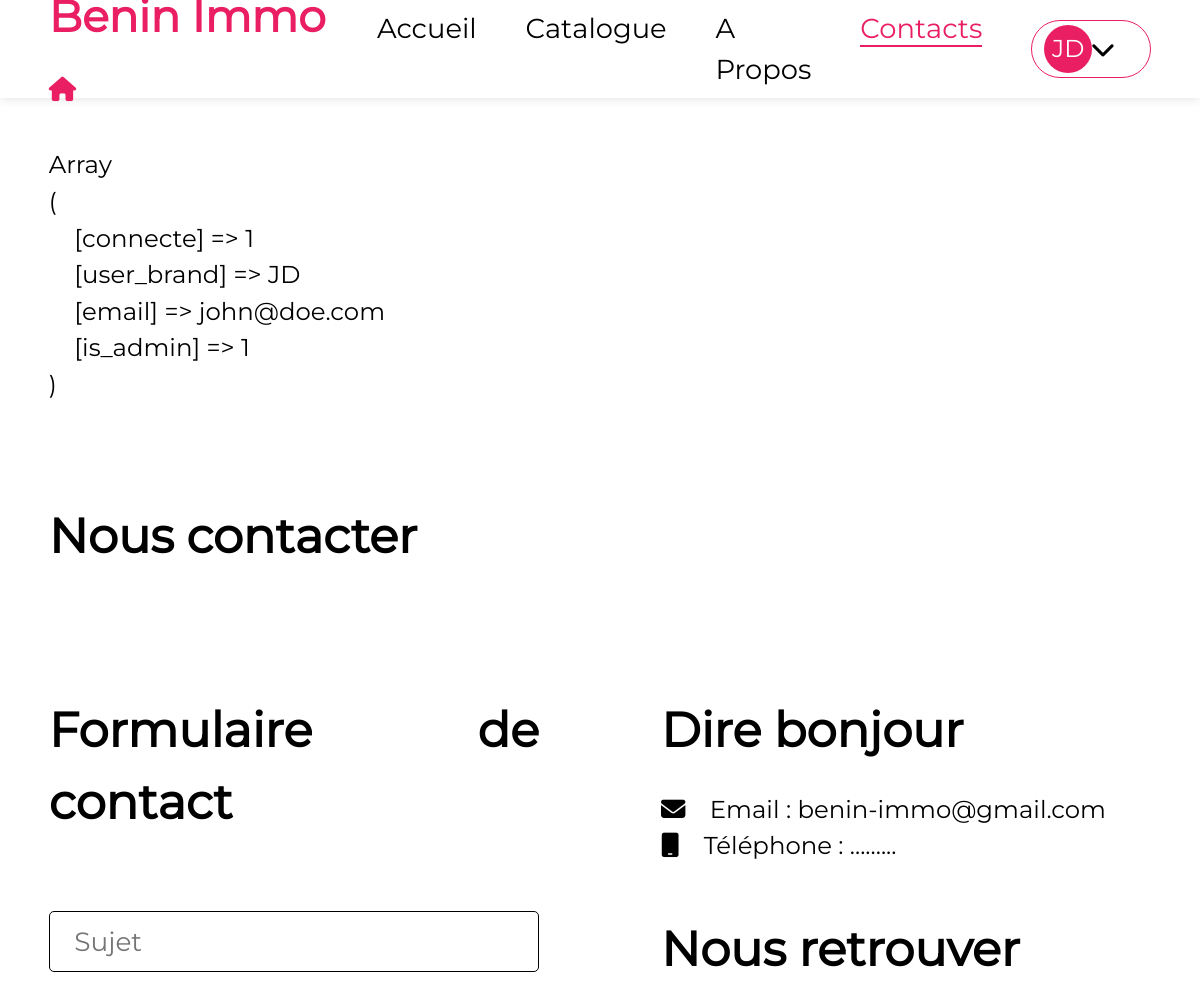
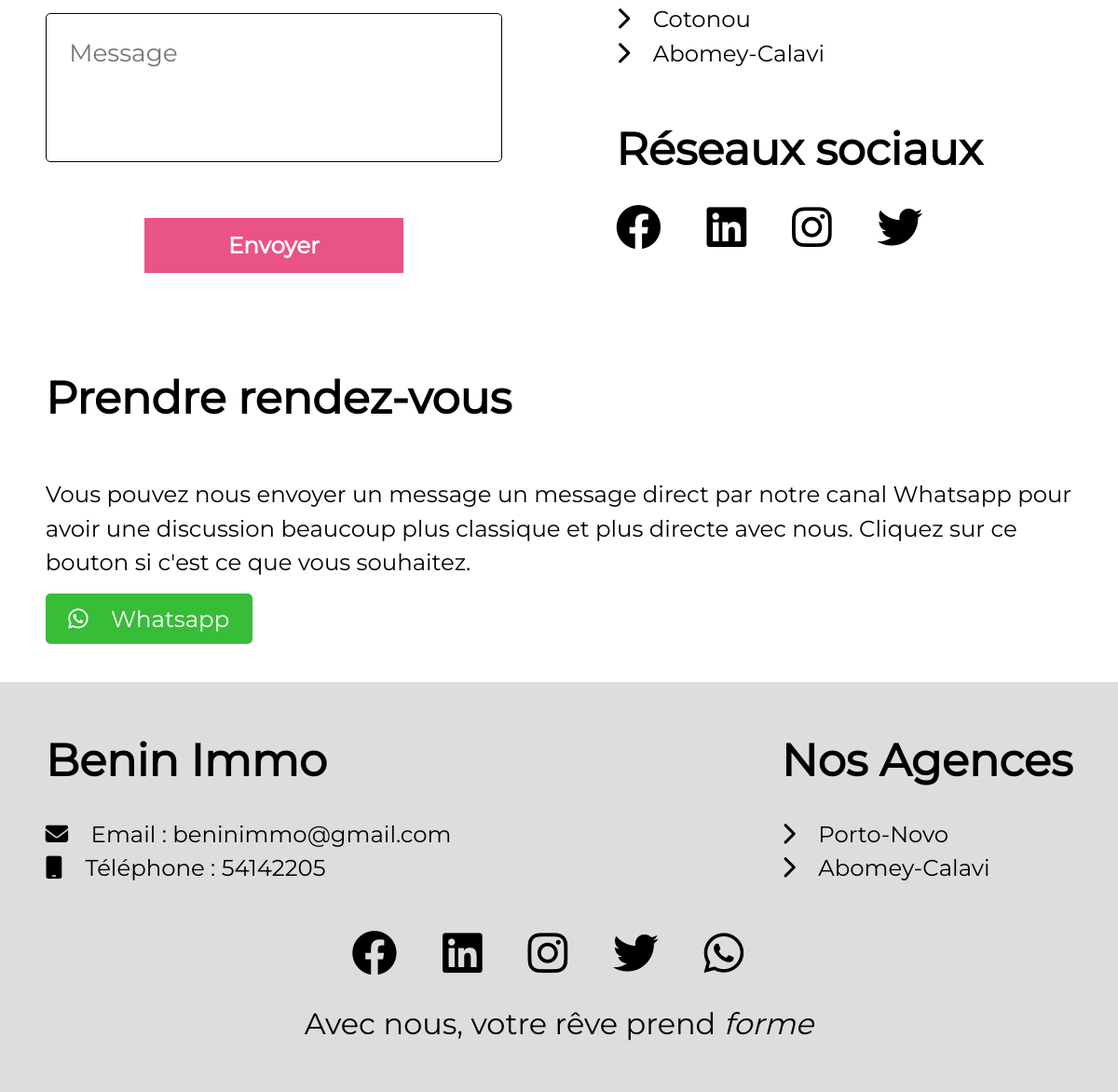
The app's page /contact.php (signed in) with its own data (2 pictures, top to bottom).
### tables this page shows
CREATE TABLE `agency_infos` (
  `a_name` varchar(30) NOT NULL,
  `a_email` varchar(80) NOT NULL,
  `a_telephoneNumber` int(11) NOT NULL,
  `a_location` varchar(20) NOT NULL,
  `a_openingTime` int(11) NOT NULL,
  `a_closureHour` int(11) NOT NULL,
  `a_facebook` varchar(80) NOT NULL,
  `a_instagram` varchar(80) NOT NULL,
  `a_linkedin` varchar(80) NOT NULL,
  `a_twitter` varchar(80) NOT NULL
);

### contact.php (the view, shortened to what this page needs)
<?php
require 'elements/header.php';
echo "<pre>";
print_r($_SESSION);
echo "</pre>";
?>
<h2>Nous contacter</h2>
<main class="flex g-5 contacts">
    <div class="w-50">
        <div class="form-contact">
            <form action="" method="post" class="flex flex-column g-2">
                <h2>Formulaire de contact</h2>
                <div>
                    <input type="text" name="subject" placeholder="Sujet" class="form-control" required>
                </div>
                <div>
                    <textarea name="message" placeholder="Message" class="form-control" required></textarea>
                </div>
                <button type="submit">Envoyer</button>
            </form>
        </div>
    </div>
    <div class="w-50 flex flex-column g-2">
        <div class="flex flex-column">
            <h2>Dire bonjour</h2>
            <span> <i class="fa-solid fa-envelope"></i>Email : benin-immo@gmail.com</span>
            <span> <i class="fa-solid fa-mobile"></i>Téléphone : .........</span>
        </div>
        <div>
            <h2>Nous retrouver</h2>
            <ul>
                <li><i class="fa-solid fa-chevron-right"></i>Cotonou</li>
                <li><i class="fa-solid fa-chevron-right"></i>Abomey-Calavi</li>
            </ul>
        </div>
        <div>
            <h2>Réseaux sociaux</h2>
            <ul class="flex align-center g-1">
                <li><a href="<?= $infos['a_facebook'] ?>" target="_blank"><i class="fa-brands fa-facebook"></i></a></li>
                <li><a href="<?= $infos['a_linkedin'] ?>" target="_blank"><i class="fa-brands fa-linkedin"></i></a></li>
                <li><a href="<?= $infos['a_instagram'] ?>" target="_blank"><i class="fa-brands fa-instagram"></i></a></li>
                <li><a href="<?= $infos['a_twitter'] ?>" target="_blank"><i class="fa-brands fa-twitter"></i></a></li>
            </ul>
        </div>
    </div>
</main>
<main class="flex flex-column g-1">
    <h2>Prendre rendez-vous</h2>
    <p>Vous pouvez nous envoyer un message un message direct par notre canal Whatsapp pour avoir une discussion beaucoup plus classique et plus directe avec nous. Cliquez sur ce bouton si c'est ce que vous souhaitez. </p>
    <?php
    $sqlQuery = 'SELECT username, lastName FROM users WHERE email = ?';
    $userStatement = $mysqlConnection->prepare($sqlQuery);
    $userStatement->execute([$_SESSION['email']]);
    $user = $userStatement->fetch();
    ?>
    <div><a class="button-whatsapp" href="https://wa.me/00229<?= $infos['a_telephoneNumber'] ?>?text=Je suis <?= $user['username'] . ' ' . $user['lastName'] ?>. Je vous contacte depuis votre site immobilier." target="_blank"><i class="fa-brands fa-whatsapp"></i>Whatsapp</a></div>
</main>
<?php require 'elements/footer.php' ?>

### elements/footer.php (shortened to what this page needs)
<footer>
    <div class="flex agency-infos">
        <div>
            <h2><?= $infos['a_name'] ?></h2>
            <div class="flex flex-column">
                <span> <i class="fa-solid fa-envelope"></i>Email : <?= $infos['a_email'] ?></span>
                <span> <i class="fa-solid fa-mobile"></i>Téléphone : <?= $infos['a_telephoneNumber'] ?></span>
            </div>
        </div>
        <div>
            <h2>Nos Agences</h2>
            <ul>
                <li><i class="fa-solid fa-chevron-right"></i><?= $infos['a_location'] ?></li>
                <li><i class="fa-solid fa-chevron-right"></i>Abomey-Calavi</li>
            </ul>
        </div>
    </div>
    <div class="flex flex-column g-1 justify-between align-center">
        <ul class="social-links flex align-center justify-center g-1">
            <li><a href="<?= $infos['a_facebook'] ?>" target="_blank"><i class="fa-brands fa-facebook"></i></a></li>
            <li><a href="<?= $infos['a_linkedin'] ?>" target="_blank"><i class="fa-brands fa-linkedin"></i></a></li>
            <li><a href="<?= $infos['a_instagram'] ?>" target="_blank"><i class="fa-brands fa-instagram"></i></a></li>
            <li><a href="<?= $infos['a_twitter'] ?>" target="_blank"><i class="fa-brands fa-twitter"></i></a></li>
            <li><a href="https://wa.me/00229<?= $infos['a_telephoneNumber'] ?>" target="_blank"><i class="fa-brands fa-whatsapp"></i></a></li>
        </ul>
        <p>Avec nous, votre rêve prend <em>forme</em></p>
    </div>
</footer>
</body>
</html>

### css/style.css (style rules this page uses)
* { padding: 0; margin: 0; box-sizing: border-box; list-style: none; text-decoration: none; font-family: "Montserrat"; font-size: calc(0.8vh + 0.5vw + 1vmin); }
.flex { display: flex; }
.flex-column { flex-direction: column; }
.align-center { align-items: center; }
.justify-center { justify-content: center; }
.justify-between { justify-content: space-between; }
.w-50 { width: 50%; }
.g-1 { gap: 1rem; }
.g-2 { gap: 2rem; }
.g-5 { gap: 5rem; }
html { min-width: 290px; }
body { line-height: 1.5; }
body > * { padding: 2rem; }
h2 { font-size: calc(1.5vh + 1.5vw + 1.5vmin); }
.button-whatsapp { background-color: rgb(56, 189, 56); padding: 0.5rem 1rem; border-radius: 5px; color: #ffffff; margin-top: 2rem; }
.contacts { flex-wrap: wrap; }
.contacts > div { flex: 1 0; min-width: 290px; }
form { width: 60vw; min-width: 290px; text-align: justify; margin: 0 auto; }
.form-contact form { width: 100%; }
form .form-control { font-size: calc(100% + 2px); width: 100%; height: 2.5rem; padding: 1rem; border: 1px solid; border-radius: 5px; outline: 0; }
form textarea { resize: none; height: 20vh !important; }
form button { font-weight: bold; border: 1px solid; outline: 0; width: 100%; max-width: 280px; margin: auto; height: 2.5rem; color: #ffffff; background-color: #e95485; transition: 0.5s ease; }
footer { background-color: #ddd; }
h2 { margin-bottom: 1rem; }
footer .agency-infos { gap: 2rem; flex-wrap: wrap; margin-bottom: 2rem; }
.agency-infos > div { min-width: 250px; }
.agency-infos > div:first-child { flex: 1; }
* > i { margin-right: 1rem; }
li a i { font-size: calc(100% + 1rem); color: #000; }
footer p, footer p em { font-size: calc(1vh + 1vw + 1vmin); }

### records on screen
agency_infos: a_name "Benin Immo", a_email "beninimmo@gmail.com", a_telephoneNumber "54142205", a_location "Porto-Novo"

### other values on screen
$item "Accueil Catalogue A Propos Contacts"
$_SESSION['user_brand'] "JD"
